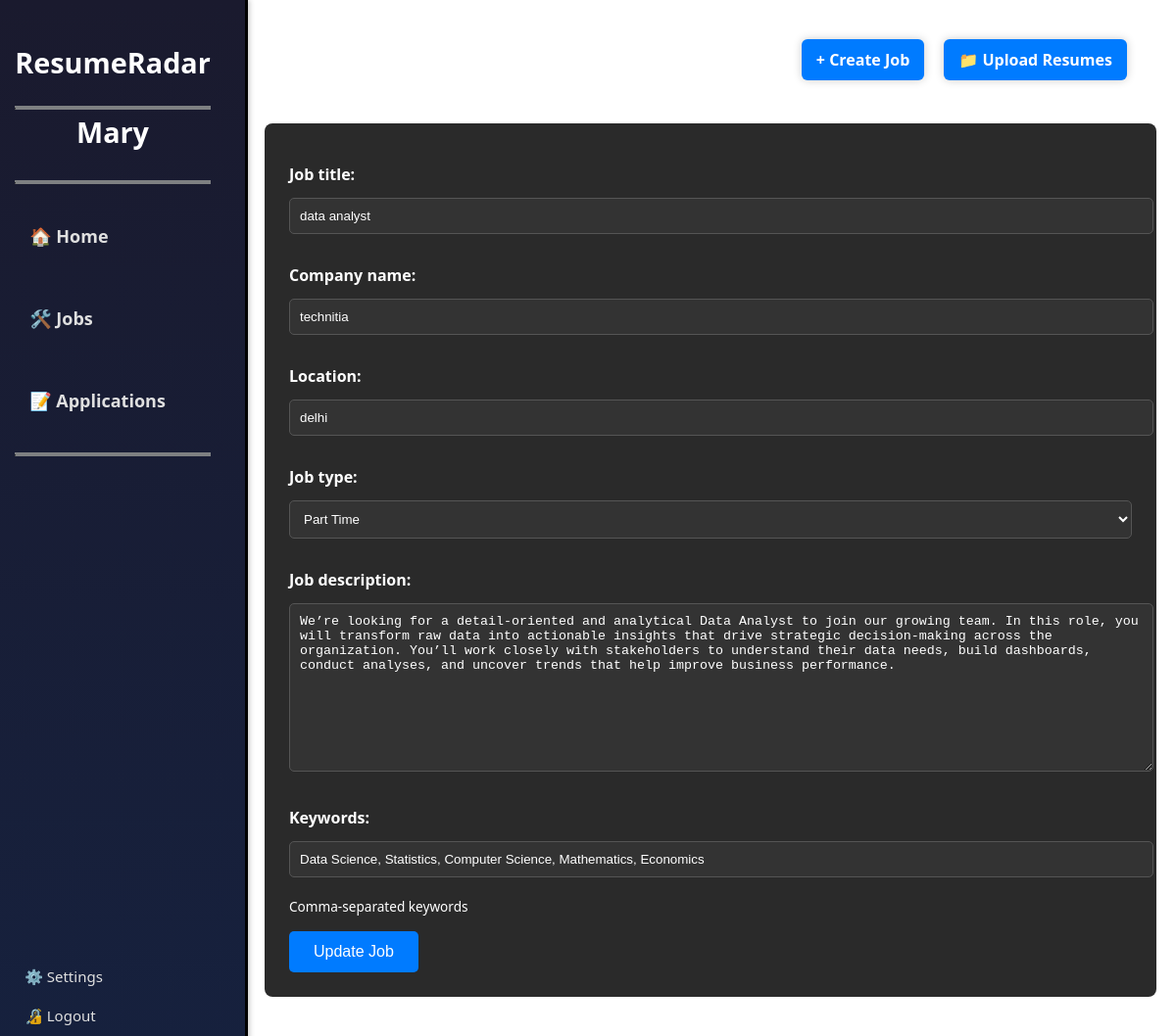
The app's page /hr/edit-job/3/ (signed in) with its own data.
### accounts/models.py (models this page shows, shortened)
class User(AbstractUser):
    USER_TYPE_CHOICES = (
        ('HR', 'HR'),
        ('Candidate', 'Candidate'),
    )
    full_name = models.CharField(max_length=255)
    email = models.EmailField(unique=True)
    phone_number = models.CharField(max_length=15, blank=True, null=True)
    user_type = models.CharField(max_length=10, choices=USER_TYPE_CHOICES)

### HR/models.py (models this page shows, shortened)
class Job(models.Model):
    JOB_TYPE_CHOICES = [
        ('full_time', 'Full Time'),
        ('part_time', 'Part Time'),
        ('contract', 'Contract'),
        ('internship', 'Internship'),
    ]
    user = models.ForeignKey(User, on_delete=models.CASCADE)  # This associates each job with a user
    job_title = models.CharField(max_length=255)
    company_name = models.CharField(max_length=255)
    location = models.CharField(max_length=255)
    job_type = models.CharField(max_length=100, choices=JOB_TYPE_CHOICES)
    job_description = models.TextField()
    keywords = models.CharField(max_length=255, help_text="Comma-separated keywords")
    created_at = models.DateTimeField(auto_now_add=True)
    updated_at = models.DateTimeField(auto_now=True)

### HR/views.py (the view)
# urls.py: path('edit-job/<int:job_id>/', views.edit_job, name='edit_job'),
@login_required
def edit_job(request, job_id):
    job = get_object_or_404(Job, id=job_id)
    if request.method == 'POST':
        form = JobForm(request.POST, instance=job)
        if form.is_valid():
            form.save()
            return redirect('HR:job_list')
    else:
        form = JobForm(instance=job)
    return render(request, 'HR/edit_job.html', {'form': form, 'job': job})

### HR/forms.py
class JobForm(forms.ModelForm):
    class Meta:
        model = Job
        fields = ['job_title', 'company_name', 'location', 'job_type', 'job_description', 'keywords']
        widgets = {
            'job_description': forms.Textarea(attrs={'rows': 5}),
            'keywords': forms.TextInput(attrs={'placeholder': 'e.g., Python, Django, Software Engineer'}),
        }

### HR/templates/HR/edit_job.html (shortened to what this page needs)
{% extends 'HR/base.html' %}
{% block content %}
<h1 style="color:white;">Edit Job Posting: {{ job.job_title }}</h1>
<div class="form-container">
    <form method="POST">
        <div class="form-group">
            {{ form.as_p }}
        </div>
        <button type="submit" class="submit-btn">Update Job</button>
    </form>
</div>
{% endblock %}

### HR/templates/HR/base.html (shortened to what this page needs)
<!DOCTYPE html>
<html lang="en">
  <head>
    {% load static %}
    <link rel="stylesheet" href="{% static 'css/styles.css' %}" />
  </head>
  <body>
    <div class="sidebar">
      <div class="sidebar-top">
        <h2>ResumeRadar</h2>
        <hr
          style="
            margin-top: -5px;
            border-color: #7e8082;
            border-top: 3px solid #7e8082;
          "
        />
        <div style="text-align: center">
          <h2 style="font-weight: 700; margin-top: -5px">{{ user.username }}</h2>
        </div>
        <hr
          style="
            margin-top: 30px;
            border-color: #7e8082;
            border-top: 3px solid #7e8082;
          "
        />
        <ul class="nav-links">
          <li><a href="{% url 'HR:hr_dashboard' %}">🏠 Home</a></li>
          <li><a href="{% url 'HR:job_list' %}">🛠️ Jobs</a></li>
          <li>
            <a href="{% url 'HR:received_applications' %}">📝 Applications</a>
          </li>
        </ul>
        <hr style="border-color: #7e8082; border-top: 3px solid #7e8082" />
      </div>
      <div class="sidebar-bottom">
        <ul class="">
          <li class="testli">
            <a class="testNav" href="{% url 'HR:settings' %}">⚙️ Settings</a>
          </li>
          <li class="testli">
            <a class="testNav" href="{% url 'HR:logout' %}">🔏 Logout</a>
          </li>
        </ul>
      </div>
    </div>
    <div class="buttons-container">
      <a href="{% url 'HR:create_job' %}" class="create-job-btn"
        >+ Create Job</a
      >
      <a href="{% url 'home' %}" class="upload-resume-btn">📁 Upload Resumes</a>
    </div>
    <div class="content">{% block content %} {% endblock %}</div>
  </body>
</html>

### HR/static/HR/css/styles.css (style rules this page uses)
body { font-family: Arial, sans-serif; margin: 0; background-color: #7a7171; display: flex; height: 100vh; }
.sidebar { width: 250px; background: #fff; border-right: 3px solid #000; height: 100vh; position: fixed; top: -10; left: 0; display: flex; flex-direction: column; margin: 0; padding: 20px; box-shadow: 2px 0 5px rgba(0, 0, 0, 0.1); }
.sidebar h2 { text-align: center; margin-bottom: 30px; color: black; font-size: 1.8rem; font-weight: bold; }
.sidebar ul { list-style: none; padding: 0; }
.content { flex: 1; padding: 40px; background: #5f5c5c; overflow-y: auto; margin-left: 250px; width: calc(100% - 250px); }
.buttons-container { position: fixed; top: 20px; right: 20px; display: flex; gap: 10px; z-index: 1000; }
.btn, .create-job-btn, .upload-resume-btn { padding: 18px 50px; background-color: #007bff; color: white; border-radius: 5px; font-size: 1rem; font-weight: bold; text-decoration: none; box-shadow: 0 0 10px rgba(0, 0, 0, 0.2); transition: background-color 0.3s ease, transform 0.2s ease; }
body { font-family: Arial, sans-serif; margin: 0; padding: 0; background-color: #fff; display: flex; height: 100vh; }
.sidebar { width: 250px; background: #fff; border-right: 3px solid #000; height: 100vh; position: fixed; top: 0; left: 0; display: flex; flex-direction: column; align-items: center; padding-top: 20px; margin-left: -20px; }
.sidebar h2 { text-align: center; color: black; font-size: 1.8rem; font-weight: bold; margin-bottom: 30px; }
.sidebar ul { list-style: none; padding: 0; width: 100%; }
.content { margin-left: 250px; flex: 1; padding: 40px; background: #5e5c5c; overflow-y: auto; width: calc(100% - 250px); display: flex; flex-direction: column; }
body { font-family: Arial, sans-serif; margin: 0; background-color: #fff; display: flex; height: 100vh; }
.content { flex: 1; padding: 40px; background: #fff; overflow-y: auto; margin-left: 250px; width: calc(100% - 250px); }
.content { margin-left: 250px; flex: 1; padding: 40px; background: #fff; overflow-y: auto; width: calc(100% - 250px); display: flex; flex-direction: column; }

### HR/templates/HR/edit_job.html (style rules this page uses)
body { background-color: #121212; color: white; }
.form-container { background-color: #2a2a2a; padding: 25px; border-radius: 8px; margin: 20px 0; }
.form-container, .form-container label, .form-container input, .form-container textarea, .form-container select, .form-container p, .form-container .helptext, .form-container span.helptext { color: white !important; }
label { color: white !important; font-weight: bold; margin-bottom: 5px; display: block; font-size: 16px; }
.form-container input, .form-container textarea, .form-container select { background-color: #333; border: 1px solid #555; padding: 10px; border-radius: 5px; width: 100%; margin: 8px 0 15px 0; }
.form-container textarea { min-height: 150px; }
.submit-btn { background-color: #007bff; color: white; border: none; padding: 12px 25px; border-radius: 5px; cursor: pointer; font-size: 16px; transition: background-color 0.3s; }
.helptext, span.helptext { color: white !important; font-size: 0.85em; display: block; margin-top: 5px; }

### HR/templates/HR/base.html (style rules this page uses)
.testNav { display: flex; align-items: start; color: #e0e0e0; text-decoration: none; padding: 10px 15px; border-radius: 10px; transition: all 0.3s ease; font-size: 15px; }
body { margin: 0; font-family: "Segoe UI", Tahoma, Geneva, Verdana, sans-serif; background-color: #121212; }
.sidebar { position: fixed; left: 0; top: 0; height: 100vh; width: 230px; background: linear-gradient(180deg, #1a1a2e, #16213e); display: flex; flex-direction: column; justify-content: space-between; padding: 20px; box-shadow: 2px 0 5px rgba(0, 0, 0, 0.2); }
.sidebar h2 { color: white; text-align: center; margin-bottom: 30px; }
.nav-links { list-style: none; }
.nav-links li { margin-bottom: 10px; }
.nav-links li a { display: flex; align-items: center; gap: 10px; color: #e0e0e0; text-decoration: none; padding: 25px 15px; border-radius: 10px; transition: all 0.3s ease; font-size: 18px; font-weight: 600; }
.sidebar-bottom { margin-bottom: 5px; padding-top: 20px; margin-left: -100px; }
.buttons-container { margin-left: 250px; padding: 20px; }
.create-job-btn, .upload-resume-btn { background-color: #007bff; color: white; padding: 10px 15px; margin-right: 10px; text-decoration: none; border-radius: 6px; font-weight: bold; transition: background-color 0.3s ease; }
.content { margin-left: 250px; padding: 20px; color: #333; }

### records on screen
User: username "Mary"
Job: job_title "data analyst", company_name "technitia", location "delhi", job_type "Part Time", job_description "We’re looking for a detail-oriented and analytical Data Analyst to join our growing team. In this role, you will transform raw data into actionable insights that drive strategic decision-making across the organization. You’ll work closely with stakeholders to understand their data needs, build dashboards, conduct analyses, and uncover trends that help improve business performance.", keywords "Data Science, Statistics, Computer Science, Mathematics, Economics"
